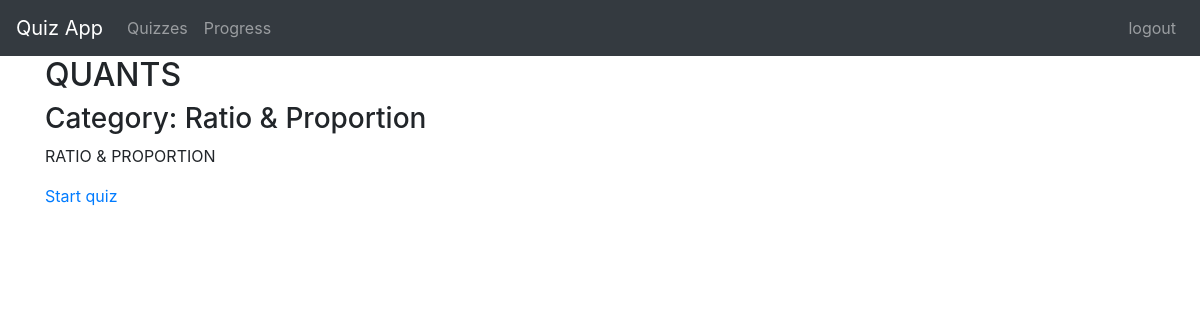
/ratio/ (signed in), run on the app's committed database.
### quiz/models.py (models this page shows, shortened)
class Quiz(models.Model):
    title = models.CharField(
        verbose_name=_("Title"),
        max_length=60, blank=False)
    description = models.TextField(
        verbose_name=_("Description"),
        blank=True, help_text=_("a description of the quiz"))
    url = models.SlugField(
        max_length=60, blank=False,
        help_text=_("a user friendly url"),
        verbose_name=_("user friendly url"))
    category = models.ForeignKey(
        Category, null=True, blank=True,
        verbose_name=_("Category"), on_delete=models.CASCADE)
    random_order = models.BooleanField(
        blank=False, default=False,
        verbose_name=_("Random Order"),
        help_text=_("Display the questions in "
                    "a random order or as they "
                    "are set?"))
    max_questions = models.PositiveIntegerField(
        blank=True, null=True, verbose_name=_("Max Questions"),
        help_text=_("Number of questions to be answered on each attempt."))
    answers_at_end = models.BooleanField(
        blank=False, default=False,
        help_text=_("Correct answer is NOT shown after question."
                    " Answers displayed at the end."),
        verbose_name=_("Answers at end"))
    exam_paper = models.BooleanField(
        blank=False, default=False,
        help_text=_("If yes, the result of each"
                    " attempt by a user will be"
                    " stored. Necessary for marking."),
        verbose_name=_("Exam Paper"))
    single_attempt = models.BooleanField(
        blank=False, default=False,
        help_text=_("If yes, only one attempt by"
                    " a user will be permitted."
                    " Non users cannot sit this exam."),
        verbose_name=_("Single Attempt"))
    pass_mark = models.SmallIntegerField(
        blank=True, default=0,
        verbose_name=_("Pass Mark"),
        help_text=_("Percentage required to pass exam."),
        validators=[MaxValueValidator(100)])
    success_text = models.TextField(
        blank=True, help_text=_("Displayed if user passes."),
        verbose_name=_("Success Text"))
    fail_text = models.TextField(
        verbose_name=_("Fail Text"),
        blank=True, help_text=_("Displayed if user fails."))
    draft = models.BooleanField(
        blank=True, default=False,
        verbose_name=_("Draft"),
        help_text=_("If yes, the quiz is not displayed"
                    " in the quiz list and can only be"
                    " taken by users who can edit"
                    " quizzes."))
    class Meta:
        verbose_name = _("Quiz")
        verbose_name_plural = _("Quizzes")

class Category(models.Model):
    category = models.CharField(
        verbose_name=_("Category"),
        max_length=250, blank=True,
        unique=True, null=True)
    objects = CategoryManager()
    class Meta:
        verbose_name = _("Category")
        verbose_name_plural = _("Categories")
    def __str__(self):
        return self.category

### quiz/views.py (the view)
class QuizDetailView(DetailView):
    model = Quiz
    slug_field = 'url'
    def get(self, request, *args, **kwargs):
        self.object = self.get_object()
        if self.object.draft and not request.user.has_perm('quiz.change_quiz'):
            raise PermissionDenied
        context = self.get_context_data(object=self.object)
        return self.render_to_response(context)

### quiz/templates/quiz/quiz_detail.html (shortened to what this page needs)
{% extends 'base.html' %}
{% load i18n %}
{% block content %}
<h2>{{ quiz.title }}</h2>
<h3>{% trans "Category" %}: {{ quiz.category }}</h3>
<p>{{ quiz.description }}</p>
<p>
  <a href="{% url 'quiz_question' quiz_name=quiz.url %}">
	{% trans "Start quiz" %}
  </a>
</p>
{% endblock %}

### data on the page
Quiz: title "QUANTS", category "Ratio & Proportion", description "RATIO & PROPORTION"
